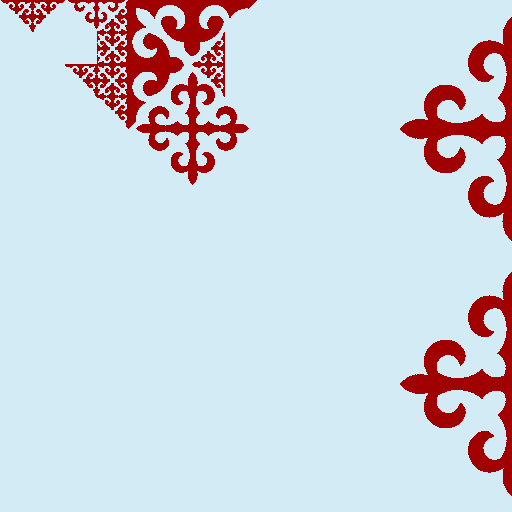
#> input picture depth_sample.png, 512 x 512 px
$ python -i renderer.py   (imports and definitions only)
#> lines starting #> are read from the running program, lines starting #| are printed output that depends on the picture; after the words box and inside, x2 and y2 are one past the last pixel; in counts of white or black regions, pixels touching at a corner belong together
"""Render the ornamental pattern onto every leaf triangle."""

import cv2
import numpy as np

from triangle_tree import Triangle


# ---------------------------------------------------------------------------
# Ornament mask
# ---------------------------------------------------------------------------

def load_ornament_mask(path: str) -> tuple[np.ndarray, np.ndarray, np.ndarray]:
    """Load the ornament image and extract triangular binary masks.

    Cuts the upper-right 45-45-90 triangle from the square ornament.
    Returns both the normal mask (ink = 255) and an inverted mask
    (background = 255, ink = 0) — both clipped to the triangle so that
    warping either one keeps border pixels at 0.

    Returns:
        mask:         Binary image (H, W) — 255 where ornament ink exists.
        mask_inv:     Binary image (H, W) — inverted pattern inside the triangle.
        src_triangle: Float32 array (3, 2) of the canonical triangle vertices
                      ordered as [right_angle, hyp_a, hyp_b].
    """
#> called with path = 'depth_sample.png'
    gray = cv2.imread(path, cv2.IMREAD_GRAYSCALE)
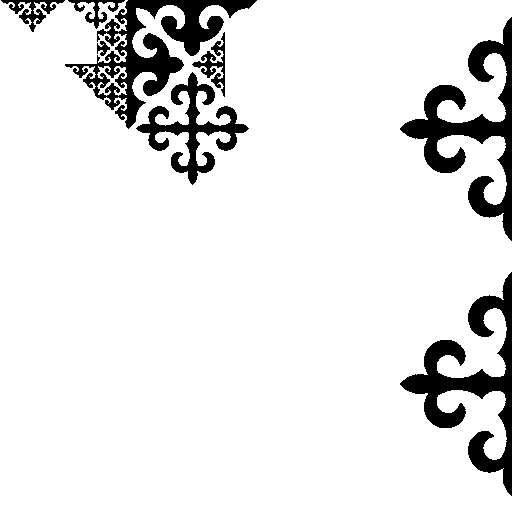
#> gray: shape (512, 512); values 47 (black) and 228 (white), 90.1% white; 8 black regions, largest, box (x1, y1, x2, y2) and area: (65, 0, 257, 129) 7057, (400, 17, 512, 241) 6755, (400, 272, 512, 496) 6755
    h, w = gray.shape
#> h = 512; w = 512

    # Ornament is black-on-white → invert so the pattern becomes 255
    _, binary = cv2.threshold(gray, 128, 255, cv2.THRESH_BINARY_INV)

    # Canonical triangle: upper-right half of the square
    #   right angle at (w-1, 0)   — top-right corner
    #   hyp_a      at (0, 0)      — top-left corner
    #   hyp_b      at (w-1, h-1)  — bottom-right corner
    tri_pts = np.array([[w - 1, 0], [0, 0], [w - 1, h - 1]], dtype=np.int32)
#> tri_pts = [[511, 0], [0, 0], [511, 511]]

    triangle_region = np.zeros_like(binary)
    cv2.fillPoly(triangle_region, [tri_pts], 255)
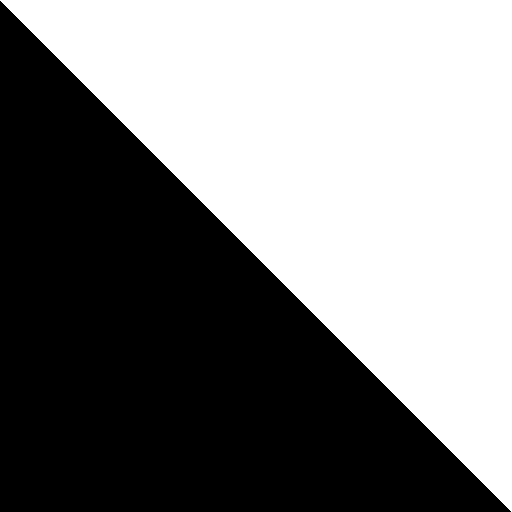
#> triangle_region: shape (512, 512); 50.1% white; 1 black region, box (x1, y1, x2, y2) and area: (0, 1, 511, 512) 130816

    mask = cv2.bitwise_and(binary, triangle_region)
    mask_inv = cv2.bitwise_and(cv2.bitwise_not(binary), triangle_region)
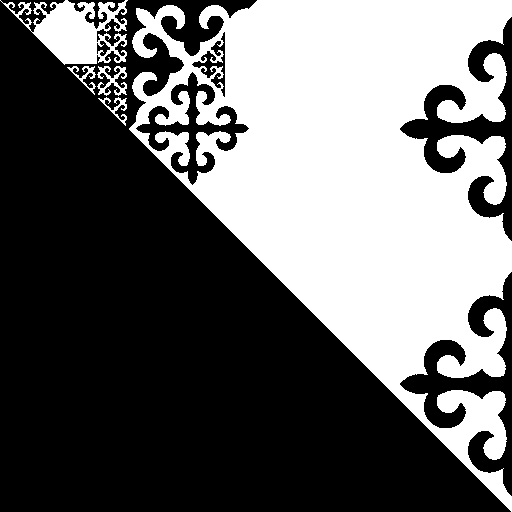
#> mask_inv: shape (512, 512); 40.2% white; 5 white regions, box (x1, y1, x2, y2) and area: (129, 0, 512, 512) 100395, (0, 0, 128, 65) 4207, (97, 66, 127, 96) 408, (67, 66, 96, 95) 218, (98, 97, 127, 126) 218

    src_triangle = np.array(
        [[w - 1, 0], [0, 0], [w - 1, h - 1]], dtype=np.float32
    )
#> src_triangle = [[511, 0], [0, 0], [511, 511]]
    return mask, mask_inv, src_triangle


# ---------------------------------------------------------------------------
# Rendering
# ---------------------------------------------------------------------------

# [68 lines left out: functions render, draw_debug_boundaries, not called in this run]

>>> result = load_ornament_mask('depth_sample.png')
